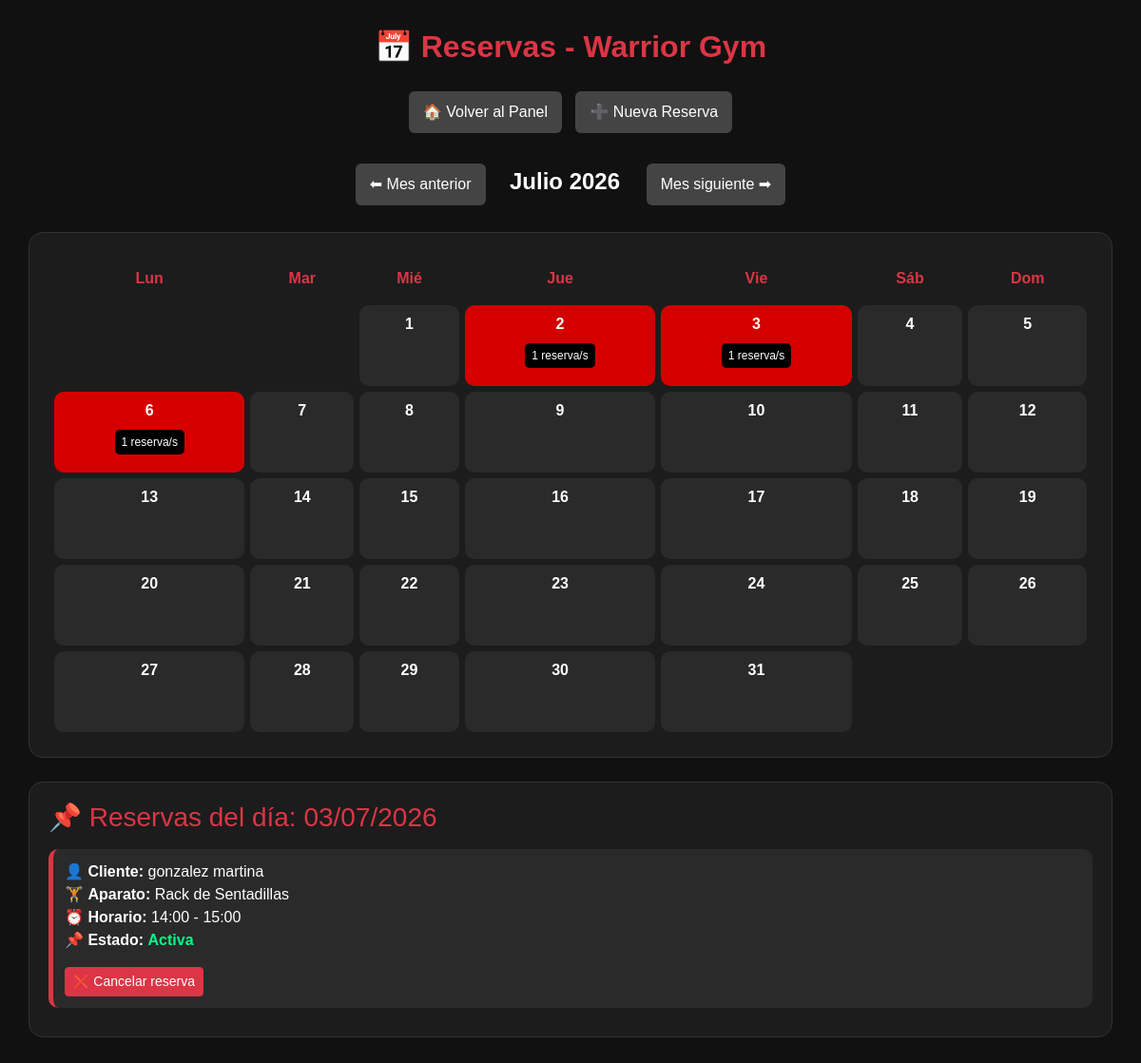
Screenshot of /admin/reservas.php?mes=7&anio=2026&dia=2026-07-03 (signed in) with the database file from the repository.
### tables this page shows
CREATE TABLE `reservas` (
  `id_reserva` int(11) NOT NULL AUTO_INCREMENT,
  `id_cliente` int(11) NOT NULL,
  `id_aparato` int(11) NOT NULL,
  `fecha` date NOT NULL,
  `hora_inicio` time NOT NULL,
  `hora_fin` time NOT NULL,
  `estado_reserva` enum('Pendiente','Activa','Cancelada','Finalizada') NOT NULL DEFAULT 'Pendiente',
  PRIMARY KEY (`id_reserva`),
  UNIQUE KEY `id_cliente` (`id_cliente`,`id_aparato`,`fecha`,`hora_inicio`),
  KEY `id_aparato` (`id_aparato`),
  CONSTRAINT `reservas_ibfk_1` FOREIGN KEY (`id_cliente`) REFERENCES `clientes` (`id_cliente`),
  CONSTRAINT `reservas_ibfk_2` FOREIGN KEY (`id_aparato`) REFERENCES `aparatos` (`id_aparato`),
  CONSTRAINT `CONSTRAINT_1` CHECK (`hora_inicio` < `hora_fin`),
  CONSTRAINT `CONSTRAINT_2` CHECK (`hora_inicio` < `hora_fin`)
);

CREATE TABLE `clientes` (
  `id_cliente` int(11) NOT NULL AUTO_INCREMENT,
  `id_tipo_documento` int(11) NOT NULL,
  `numero_documento` varchar(20) NOT NULL,
  `nombre` varchar(50) NOT NULL,
  `apellido` varchar(50) NOT NULL,
  `telefono` varchar(20) DEFAULT NULL,
  `email` varchar(100) DEFAULT NULL,
  `direccion` varchar(100) DEFAULT NULL,
  `fecha_nacimiento` date DEFAULT NULL,
  `fecha_registro` date NOT NULL,
  `estado` enum('Activo','Inactivo','Suspendido') NOT NULL,
  `usuario` varchar(50) NOT NULL,
  `contrasena` varchar(255) NOT NULL,
  `id_usuario` int(11) DEFAULT NULL,
  PRIMARY KEY (`id_cliente`),
  UNIQUE KEY `numero_documento` (`numero_documento`),
  UNIQUE KEY `usuario` (`usuario`),
  UNIQUE KEY `email` (`email`),
  KEY `id_tipo_documento` (`id_tipo_documento`),
  CONSTRAINT `clientes_ibfk_1` FOREIGN KEY (`id_tipo_documento`) REFERENCES `tipo_documento` (`id_tipo_documento`)
);

CREATE TABLE `aparatos` (
  `id_aparato` int(11) NOT NULL AUTO_INCREMENT,
  `nombre` varchar(100) NOT NULL,
  `descripcion` varchar(200) DEFAULT NULL,
  `estado` enum('Disponible','Mantenimiento','Fuera de servicio') NOT NULL,
  PRIMARY KEY (`id_aparato`),
  UNIQUE KEY `nombre` (`nombre`)
);

### admin/reservas.php (the view, shortened to what this page needs)
<?php
include(__DIR__ . "/../php/conexion.php");
$mes = isset($_GET['mes']) ? intval($_GET['mes']) : intval(date('m'));
$anio = isset($_GET['anio']) ? intval($_GET['anio']) : intval(date('Y'));
$primer_dia = date("N", strtotime("$anio-$mes-01"));
$dias_mes = date("t", strtotime("$anio-$mes-01"));
$meses_es = [
    1 => "Enero",
    2 => "Febrero",
    3 => "Marzo",
    4 => "Abril",
    5 => "Mayo",
    6 => "Junio",
    7 => "Julio",
    8 => "Agosto",
    9 => "Septiembre",
    10 => "Octubre",
    11 => "Noviembre",
    12 => "Diciembre"
];
$sqlMes = "SELECT r.fecha, COUNT(*) AS total
           FROM reservas r
           INNER JOIN clientes c ON r.id_cliente = c.id_cliente
           WHERE MONTH(r.fecha) = ?
           AND YEAR(r.fecha) = ?
           AND r.estado_reserva IN ('Activa', 'Pendiente')
           GROUP BY r.fecha";
$stmtMes = mysqli_prepare($conexion, $sqlMes);
mysqli_stmt_bind_param($stmtMes, "ii", $mes, $anio);
mysqli_stmt_execute($stmtMes);
$resMes = mysqli_stmt_get_result($stmtMes);
$reservas = [];
while ($row = mysqli_fetch_assoc($resMes)) {
    $reservas[$row['fecha']] = $row['total'];
}
$detalle = [];
$fecha_click = "";
if (isset($_GET['dia']) && !empty($_GET['dia'])) {
    $fecha_click = $_GET['dia'];
    $sqlDetalle = "SELECT
                        r.id_reserva,
                        r.fecha,
                        r.hora_inicio,
                        r.hora_fin,
                        r.estado_reserva,
                        c.nombre,
                        c.apellido,
                        a.nombre AS aparato
                   FROM reservas r
                   INNER JOIN clientes c
                        ON r.id_cliente = c.id_cliente
                   INNER JOIN aparatos a
                        ON r.id_aparato = a.id_aparato
                   WHERE r.fecha = ?
                   ORDER BY r.hora_inicio ASC";
    $stmtDetalle = mysqli_prepare($conexion, $sqlDetalle);
    mysqli_stmt_bind_param($stmtDetalle, "s", $fecha_click);
    mysqli_stmt_execute($stmtDetalle);
    $resDetalle = mysqli_stmt_get_result($stmtDetalle);
    while ($row = mysqli_fetch_assoc($resDetalle)) {
        $detalle[] = $row;
    }
}
function formatoHora($hora) {
    return date("H:i", strtotime($hora));
}
function formatoFecha($fecha) {
    return date("d/m/Y", strtotime($fecha));
}
?>
<!DOCTYPE html>
<html lang="es">
<head>
<link href="https://cdn.jsdelivr.net/npm/bootstrap@5.3.7/dist/css/bootstrap.min.css" rel="stylesheet">
</head>
<body>
<div class="contenedor">
    <h2 class="titulo">📅 Reservas - Warrior Gym</h2>
    <div class="text-center mb-3">
        <a class="boton" href="dashboard.php">
            🏠 Volver al Panel
        </a>
        <a class="boton" href="nueva_reserva.php">
            ➕ Nueva Reserva
        </a>
    </div>
    <div class="text-center mb-3">
        <a class="boton" href="?mes=<?= $mes - 1 ?>&anio=<?= $anio ?>">
            ⬅ Mes anterior
        </a>
        <strong class="fs-4 mx-3">
            <?= $meses_es[$mes] . " " . $anio ?>
        </strong>
        <a class="boton" href="?mes=<?= $mes + 1 ?>&anio=<?= $anio ?>">
            Mes siguiente ➡
        </a>
    </div>
    <div class="calendario">
        <table>
            <tr>
                <th>Lun</th>
                <th>Mar</th>
                <th>Mié</th>
                <th>Jue</th>
                <th>Vie</th>
                <th>Sáb</th>
                <th>Dom</th>
            </tr>
            <tr>
            <?php
            $dia = 1;
            $col = 1;
            for ($i = 1; $i < $primer_dia; $i++) {
                echo "<td class='dia-vacio'></td>";
                $col++;
            }
            while ($dia <= $dias_mes) {
                $fecha = sprintf("%04d-%02d-%02d", $anio, $mes, $dia);
                $clase = isset($reservas[$fecha]) ? "dia-con-reserva" : "dia-sin-reserva";
                echo "<td class='$clase' onclick=\"window.location='?mes=$mes&anio=$anio&dia=$fecha'\">";
                echo "<strong>$dia</strong><br>";
                if (isset($reservas[$fecha])) {
                    echo "<span class='badge-reserva'>{$reservas[$fecha]} reserva/s</span>";
                }
                echo "</td>";
                if ($col % 7 == 0) {
                    echo "</tr><tr>";
                }
                $dia++;
                $col++;
            }
            while ($col % 7 != 1) {
                echo "<td class='dia-vacio'></td>";
                $col++;
            }
            ?>
            </tr>
        </table>
    </div>
    <?php if (!empty($fecha_click)): ?>
        <div class="detalle">
            <h3 class="text-danger mb-3">
                📌 Reservas del día: <?= formatoFecha($fecha_click) ?>
            </h3>
            <?php if (count($detalle) == 0): ?>
                <p class="text-secondary">
                    No hay reservas registradas este día.
                </p>
            <?php else: ?>
                <?php foreach($detalle as $r): ?>
                    <div class="reserva-card">
                        <div>
                            👤 <strong>Cliente:</strong>
                            <?= htmlspecialchars($r['apellido'] . " " . $r['nombre']) ?>
                        </div>
                        <div>
                            🏋 <strong>Aparato:</strong>
                            <?= htmlspecialchars($r['aparato']) ?>
                        </div>
                        <div>
                            ⏰ <strong>Horario:</strong>
                            <?= formatoHora($r['hora_inicio']) ?> - <?= formatoHora($r['hora_fin']) ?>
                        </div>
                        <div>
                            📌 <strong>Estado:</strong>
                            <?php if ($r['estado_reserva'] == 'Activa'): ?>
                                <span class="estado-activa">Activa</span>
                            <?php elseif ($r['estado_reserva'] == 'Pendiente'): ?>
                                <span class="estado-pendiente">Pendiente</span>
                            <?php elseif ($r['estado_reserva'] == 'Finalizada'): ?>
                                <span class="estado-finalizada">Finalizada</span>
                            <?php else: ?>
                                <span class="estado-cancelada">
                                    <?= htmlspecialchars($r['estado_reserva']) ?>
                                </span>
                            <?php endif; ?>
                        </div>
                        <?php if ($r['estado_reserva'] == 'Pendiente'): ?>
                            <div class="mt-3">
                                <a
                                    href="aprobar_reserva.php?id=<?= $r['id_reserva'] ?>"
                                    class="btn btn-success btn-sm"
                                    onclick="return confirm('¿Aprobar esta reserva?');">
                                    ✔ Aprobar reserva
                                </a>
                                <a
                                    href="cancelar_reserva.php?id=<?= $r['id_reserva'] ?>"
                                    class="btn btn-danger btn-sm"
                                    onclick="return confirm('¿Cancelar esta reserva?');">
                                    ❌ Cancelar reserva
                                </a>
                            </div>
                        <?php elseif ($r['estado_reserva'] == 'Activa'): ?>
                            <div class="mt-3">
                                <a
                                    href="cancelar_reserva.php?id=<?= $r['id_reserva'] ?>"
                                    class="btn btn-danger btn-sm"
                                    onclick="return confirm('¿Cancelar esta reserva?');">
                                    ❌ Cancelar reserva
                                </a>
                            </div>
                        <?php endif; ?>
                    </div>
                <?php endforeach; ?>
            <?php endif; ?>
        </div>
    <?php endif; ?>
</div>
</body>
</html>

### admin/reservas.php (style rules this page uses)
body { font-family: Arial, sans-serif; background: #111; color: white; }
.contenedor { width: 95%; margin: auto; padding: 30px 0; }
.titulo { text-align: center; color: #dc3545; font-weight: bold; margin-bottom: 20px; }
.boton { display: inline-block; background: #444; color: white; padding: 10px 15px; text-decoration: none; border-radius: 6px; margin: 8px 5px; }
.calendario { background: #1c1c1c; padding: 20px; border-radius: 15px; border: 1px solid #333; margin-top: 20px; }
table { width: 100%; border-collapse: separate; border-spacing: 6px; text-align: center; }
th { color: #dc3545; padding: 10px; }
td { height: 85px; border-radius: 10px; vertical-align: top; padding: 8px; cursor: pointer; transition: 0.2s; }
.dia-con-reserva { background: #d40000; }
.dia-sin-reserva { background: #2a2a2a; }
.dia-vacio { background: transparent; cursor: default; }
.badge-reserva { font-size: 12px; background: #000; padding: 4px 7px; border-radius: 5px; margin-top: 8px; display: inline-block; }
.detalle { margin-top: 25px; background: #1c1c1c; padding: 20px; border-radius: 15px; border: 1px solid #333; }
.reserva-card { background: #2a2a2a; padding: 12px; margin-bottom: 10px; border-radius: 10px; border-left: 5px solid #dc3545; }
.estado-activa { color: #00ff88; font-weight: bold; }

### rows the page displays
reservas: id_cliente.nombre "gonzalez martina", id_aparato.nombre "Rack de Sentadillas", hora_inicio "14:00", hora_fin "15:00", estado_reserva "Activa"

### other values shown
$meses_es[$mes] "Julio"
$anio "2026"
$reservas[$fecha] "1"
formatoFecha($fecha_click) "03/07/2026"
